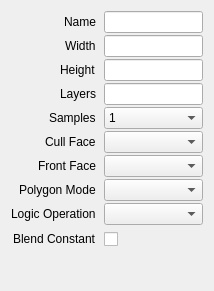
<?xml version="1.0" encoding="UTF-8"?>
<ui version="4.0">
 <class>TargetProperties</class>
 <widget class="QWidget" name="TargetProperties">
  <property name="geometry">
   <rect>
    <x>0</x>
    <y>0</y>
    <width>214</width>
    <height>291</height>
   </rect>
  </property>
  <layout class="QVBoxLayout" name="verticalLayout">
   <item>
    <layout class="QFormLayout" name="formLayout">
     <property name="labelAlignment">
      <set>Qt::AlignRight|Qt::AlignTrailing|Qt::AlignVCenter</set>
     </property>
     <property name="horizontalSpacing">
      <number>8</number>
     </property>
     <property name="verticalSpacing">
      <number>2</number>
     </property>
     <property name="leftMargin">
      <number>0</number>
     </property>
     <property name="topMargin">
      <number>0</number>
     </property>
     <property name="rightMargin">
      <number>0</number>
     </property>
     <property name="bottomMargin">
      <number>0</number>
     </property>
     <item row="1" column="0">
      <widget class="QLabel" name="labelWidth">
       <property name="text">
        <string>Width</string>
       </property>
      </widget>
     </item>
     <item row="2" column="0">
      <widget class="QLabel" name="labelHeight">
       <property name="text">
        <string>Height</string>
       </property>
      </widget>
     </item>
     <item row="3" column="0">
      <widget class="QLabel" name="labelLayers">
       <property name="text">
        <string>Layers</string>
       </property>
      </widget>
     </item>
     <item row="4" column="0">
      <widget class="QLabel" name="labelSamples">
       <property name="text">
        <string>Samples</string>
       </property>
      </widget>
     </item>
     <item row="4" column="1">
      <widget class="QComboBox" name="samples">
       <item>
        <property name="text">
         <string>1</string>
        </property>
       </item>
       <item>
        <property name="text">
         <string>2</string>
        </property>
       </item>
       <item>
        <property name="text">
         <string>4</string>
        </property>
       </item>
       <item>
        <property name="text">
         <string>8</string>
        </property>
       </item>
       <item>
        <property name="text">
         <string>16</string>
        </property>
       </item>
       <item>
        <property name="text">
         <string>32</string>
        </property>
       </item>
       <item>
        <property name="text">
         <string>64</string>
        </property>
       </item>
      </widget>
     </item>
     <item row="5" column="0">
      <widget class="QLabel" name="labelCullMode">
       <property name="text">
        <string>Cull Face</string>
       </property>
      </widget>
     </item>
     <item row="5" column="1">
      <widget class="DataComboBox" name="cullMode"/>
     </item>
     <item row="6" column="0">
      <widget class="QLabel" name="labelFrontFace">
       <property name="text">
        <string>Front Face</string>
       </property>
      </widget>
     </item>
     <item row="6" column="1">
      <widget class="DataComboBox" name="frontFace"/>
     </item>
     <item row="7" column="0">
      <widget class="QLabel" name="labelPolygonMode">
       <property name="text">
        <string>Polygon Mode</string>
       </property>
      </widget>
     </item>
     <item row="7" column="1">
      <widget class="DataComboBox" name="polygonMode"/>
     </item>
     <item row="8" column="0">
      <widget class="QLabel" name="labelLogicOperation">
       <property name="text">
        <string>Logic Operation</string>
       </property>
      </widget>
     </item>
     <item row="8" column="1">
      <widget class="DataComboBox" name="logicOperation"/>
     </item>
     <item row="9" column="0">
      <widget class="QLabel" name="labelBlendConstant">
       <property name="text">
        <string>Blend Constant</string>
       </property>
      </widget>
     </item>
     <item row="9" column="1">
      <widget class="ColorPicker" name="blendConstant">
       <property name="minimumSize">
        <size>
         <width>0</width>
         <height>24</height>
        </size>
       </property>
      </widget>
     </item>
     <item row="0" column="0">
      <widget class="QLabel" name="labelName">
       <property name="text">
        <string>Name</string>
       </property>
      </widget>
     </item>
     <item row="0" column="1">
      <widget class="QLineEdit" name="name"/>
     </item>
     <item row="1" column="1">
      <widget class="QLineEdit" name="width"/>
     </item>
     <item row="2" column="1">
      <widget class="QLineEdit" name="height"/>
     </item>
     <item row="3" column="1">
      <widget class="QLineEdit" name="layers"/>
     </item>
    </layout>
   </item>
  </layout>
 </widget>
 <customwidgets>
  <customwidget>
   <class>DataComboBox</class>
   <extends>QComboBox</extends>
   <header>widgets//DataComboBox.h</header>
  </customwidget>
  <customwidget>
   <class>ColorPicker</class>
   <extends>QCheckBox</extends>
   <header>widgets//ColorPicker.h</header>
  </customwidget>
 </customwidgets>
 <tabstops>
  <tabstop>cullMode</tabstop>
  <tabstop>frontFace</tabstop>
  <tabstop>polygonMode</tabstop>
  <tabstop>logicOperation</tabstop>
  <tabstop>blendConstant</tabstop>
 </tabstops>
 <resources/>
 <connections/>
</ui>
